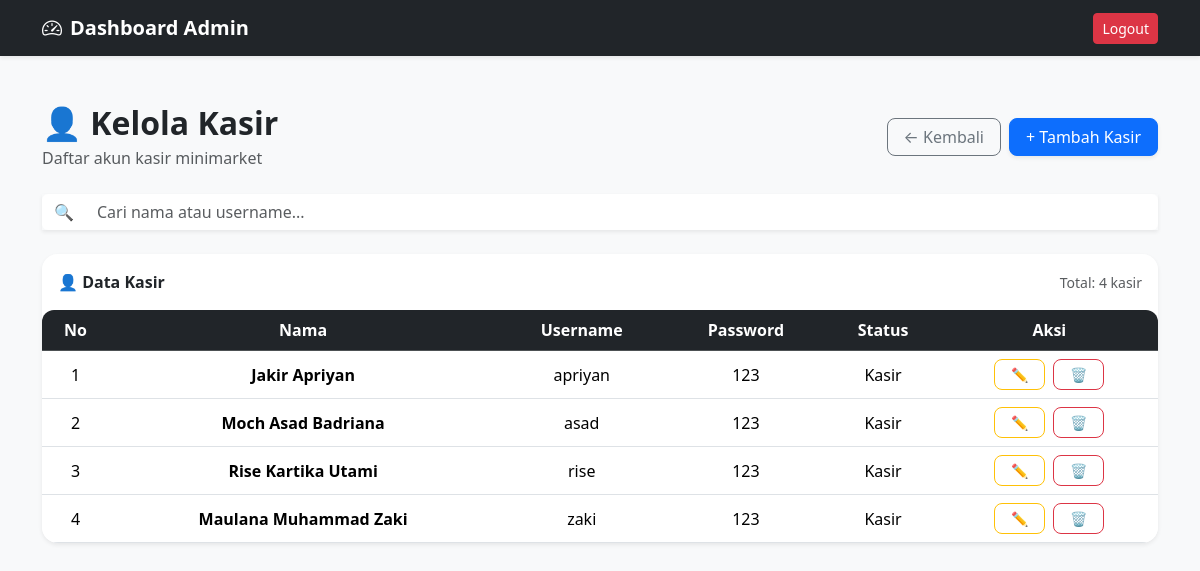
Screenshot of /admin/kasir/index.php (signed in) with the database file from the repository.
### tables this page shows
CREATE TABLE `pengguna` (
  `id_pengguna` int NOT NULL,
  `nama` varchar(100) NOT NULL,
  `username` varchar(50) NOT NULL,
  `password` varchar(255) NOT NULL,
  `role` enum('admin','kasir') NOT NULL,
  `created_at` timestamp NOT NULL DEFAULT CURRENT_TIMESTAMP
);

### admin/kasir/index.php (the view, shortened to what this page needs)
<?php
include '../../config/db.php';
$cari = $_GET['cari'] ?? '';
$query = mysqli_query(
    $koneksi,
    "SELECT * FROM pengguna
    WHERE role = 'kasir'
    AND (
        nama LIKE '%$cari%'
        OR username LIKE '%$cari%'
        OR password LIKE '%$cari%'
    )
    ORDER BY id_pengguna ASC"
);
?>
<!DOCTYPE html>
<html lang="id">
<head>
    <link href="https://cdn.jsdelivr.net/npm/bootstrap@5.3.8/dist/css/bootstrap.min.css" rel="stylesheet"
>
    <link rel="stylesheet" href="https://cdn.jsdelivr.net/npm/bootstrap-icons@1.11.3/font/bootstrap-icons.min.css">
</head>
<body class="bg-light">
    <nav class="navbar navbar-expand-lg navbar-dark bg-dark shadow-sm">
        <div class="container">
            <a href="../index.php" class="navbar-brand fw-bold text-decoration-none">
                <span class="navbar-brand fw-bold">
                    <i class="bi bi-speedometer2 me-2"></i>Dashboard Admin
                </span>
            </a>
            <div class="ms-auto">
                <a href="../../auth/logout.php" class="btn btn-danger btn-sm">
                    Logout
                </a>
            </div>
        </div>
    </nav>
    <div class="container py-5">
        <div class="d-flex justify-content-between align-items-center mb-4">
            <div>
                <h2 class="fw-bold mb-1">👤 Kelola Kasir</h2>
                <p class="text-muted mb-0">Daftar akun kasir minimarket</p>
            </div>
            <div class="d-flex gap-2">
                <a href="../index.php" class="btn btn-outline-secondary rounded-3 px-3">
                    ← Kembali
                </a>
                <a href="tambah.php" class="btn btn-primary rounded-3 px-3 shadow-sm">
                    + Tambah Kasir
                </a>
            </div>
        </div>
        <form method="GET" class="mb-4" id="formCari">
            <div class="input-group shadow-sm">
                <span class="input-group-text bg-white border-0">🔍</span>
                <input type="text" id="inputCari" name="cari" class="form-control border-0"
                    placeholder="Cari nama atau username..." value="<?= htmlspecialchars($cari); ?>">
            </div>
        </form>
        <div class="card border-0 shadow-sm rounded-4 overflow-hidden">
            <div class="card-header bg-white border-0 py-3">
                <div class="d-flex justify-content-between align-items-center">
                    <strong>👤 Data Kasir</strong>
                    <span class="text-muted small">
                        Total: <?= mysqli_num_rows($query); ?> kasir
                    </span>
                </div>
            </div>
            <div class="card-body p-0">
                <div class="table-scroll">
                    <table class="table table-hover align-middle text-center mb-0">
                        <thead class="table-dark">
                            <tr>
                                <th>No</th>
                                <th>Nama</th>
                                <th>Username</th>
                                <th>Password</th>
                                <th>Status</th>
                                <th>Aksi</th>
                            </tr>
                        </thead>
                        <tbody>
                            <?php $no = 1; while ($kasir = mysqli_fetch_assoc($query)) : ?>
                            <tr>
                                <td><?= $no++; ?></td>
                                <td class="fw-semibold">
                                    <?= $kasir['nama']; ?>
                                </td>
                                <td>
                                    <span class="rounded-pill">
                                        <?= $kasir['username']; ?>
                                    </span>
                                </td>
                                <td>
                                    <span class="rounded-pill">
                                        <?= $kasir['password']; ?>
                                    </span>
                                </td>
                                <td>
                                    <span class="rounded-pill">
                                        Kasir
                                    </span>
                                </td>
                                <td>
                                    <div class="d-flex justify-content-center gap-2">
                                        <a href="edit.php?id=<?= $kasir['id_pengguna']; ?>"
                                            class="btn btn-sm btn-outline-warning rounded-3 px-3">
                                            ✏️
                                        </a>
                                        <a href="../../proses/admin/hapus/proses_hapus_kasir.php?id=<?= $kasir['id_pengguna']; ?>"
                                            class="btn btn-sm btn-outline-danger rounded-3 px-3"
                                            onclick="return confirm('Yakin ingin menghapus kasir ini?')">
                                            🗑️
                                        </a>
                                    </div>
                                </td>
                            </tr>
                            <?php endwhile; ?>
                        </tbody>
                    </table>
                </div>
            </div>
        </div>
    </div>
</body>
</html>

### admin/kasir/index.php (style rules this page uses)
.table-scroll { max-height: 420px; overflow-y: auto; border-radius: 12px; }
.table-scroll thead th { position: sticky; top: 0; z-index: 10; background: #212529; }
.table-scroll table { margin-bottom: 0; }
.card { border-radius: 16px; }
.btn { transition: 0.2s; }

### rows the page displays
pengguna: nama "Jakir Apriyan", username "apriyan", password "123"
pengguna: nama "Moch Asad Badriana", username "asad", password "123"
pengguna: nama "Rise Kartika Utami", username "rise", password "123"
pengguna: nama "Maulana Muhammad Zaki", username "zaki", password "123"

### other values shown
mysqli_num_rows($query) "4"
